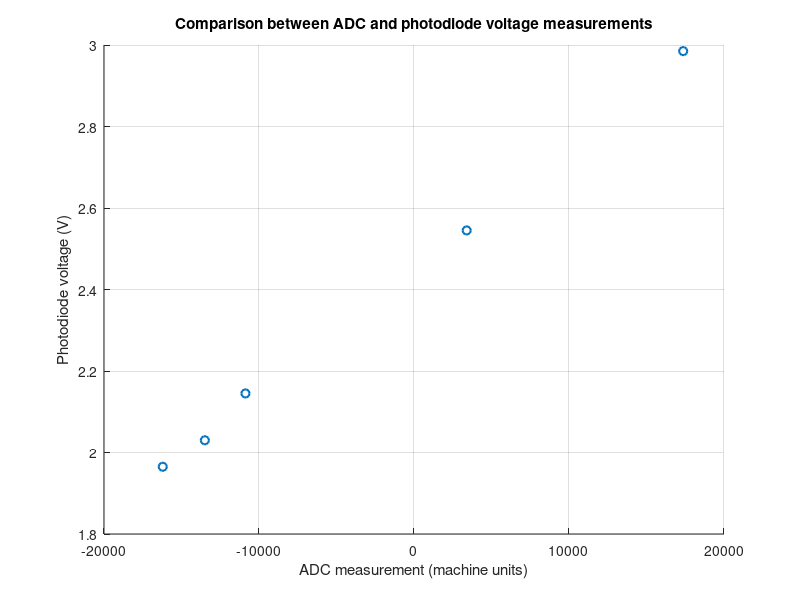

This figure's MATLAB source: (Note: this script raises an error after producing the figure.)
clear all
close all
clc
%% Plot the value of ADC vs Voltage to determine conversion factor
% Measurement 1 (Didn't work)
% DAC_word=[28000,    28500,  29000,    29500,  30000,  30500,  31000,  31500,  32000,  32500,  33000,  33500,  34000];
% new_volt=[1.8710,   1.9424, 2.0390,   2.1180, 2.1973, 2.2782, 2.3575, 2.4399, 2.5193, 2.5999, 2.6799, 2.7600  2.8411];
% ADC_word=[45003,    44994,  47861,    52944,   50396,  52935,  55518,  59288,  60662,  64669,  292,    2885,   5528];

% Measurement with 3ms second settling time (CPT on)(Didn't work)
% DAC_word=[28000,	28500,	29000,      29500,  30000,  30500,  31000,  31500,  32000,  32500,  33000,  33500,  34000];
% new_volt=[1.8160,   1.1157, 1.9598,     1.8918, 2.0181, 2.0347, 1.7696, 2.2841, 2.1909, 2.4611, 2.4316, 2.4903, 2.7530];
% ADC_word=[38864,    32768,  45278,      46480,  49434,  51393,  42243,  58283,  55373,  63875,  64132,  64141,  8073];

% Measurement with 6ms second delay between measurements (CPT on) (Best)
DAC_word=[28000,    28250,  28500,  28750,  29000,  29250,  29500,  29750,  30000,  30250,  30500,  30750,  31000,  31250,  31500,  31750,  32000,  32250,  32500,  32750,  33000,  33250,  33500,  33750,  34000];
new_volt=[1.8110,   1.7293, 1.7673, 1.8570, 1.9593, 1.9830, 1.8902, 1.9346, 2.0212, 2.1058, 2.0282, 1.6720, 1.7722,	2.781,  2.2831, 2.2826  2.1932, 2.2721, 2.4619, 2.5172, 2.4241, 2.4095, 2.4922, 2.6903, 2.7463];
ADC_word=[41145,    40960,  41867,  44691,  48084,  48945,  46053,  47303,  50013,  52853,  50668,  39004,  42160,  51556,  58479,  58636,  55525,  58094,  64210,  595,    63335,  62636,  65044,  6083,   8042];

% Correct ADC overflow
for i=1:size(ADC_word,2)
    if ADC_word(i)< 20000
        ADC_word(i)=65535+ADC_word(i);
    end
end

%% With new overflow correction
ADC_word=[-16210,-13494,-10875,3399 ,17367]
new_volt=[1.9650,2.0300,2.1450,2.545,2.985]
hold off

scatter(ADC_word,new_volt,'LineWidth',1.5)
grid on
ylabel('Photodiode voltage (V)') 
xlabel('ADC measurement (machine units)') 
title('Comparison between ADC and photodiode voltage measurements')

% Fit of curve Voltage vs ADC reading
hold on

[f2,gof] =fit(ADC_word',new_volt','poly1','Robust','Bisquare');
clc
vpa(coeffvalues(f2))
eq2=formula(f2)
plot(ADC_word,f2(ADC_word),'LineWidth',1.5)

legend('Measured points','Linear fit','Location','southeast')
ylabel('Photodiode voltage (V)') 
xlabel('ADC measurement (machine units)') 
grid on
saveas(gcf,'output/word_to_voltage','epsc')
%% Fit of curve ADC reading vs DAC word
clc

hold off
plot(DAC_word,ADC_word)
f3 = fit(DAC_word',ADC_word','smoothingspline');%,'Robust','Bisquare');
hold on
DAC_word_matlab = 26900:34500; % 1.0262 mA to 1.3161 mA
word_to_current(29000)
current_to_word(1.3)
y=fix(f3(DAC_word_matlab));

%Add overflow
% plot(DAC_word_matlab,y)
for i=1:size(y,1)
    if y(i)>2^16
        y(i)=y(i)-2^16;
    end
end
plot(DAC_word_matlab,y)
grid on

% Save array to text file
fileID = fopen('result.txt','w');
fprintf(fileID,"int f[]={");
for i=1:size(y,1)-1
    if mod(i,100)==0
        fprintf(fileID,"%d,\n",y(i));
    else
        fprintf(fileID,"%d,",y(i));
    end
end
fprintf(fileID,"%d};\n",y(end));
fclose(fileID);

return
%% Word to Hertz conversion
Quartz_DAC_word=[0,5000,10000,15000,20000,25000,30000,35000,40000,45000,50000,55000,60000,65000];
Offset=[4.596301875,4.596310000,4.596318125,4.596326250,4.596334375,4.596342500,4.596350625,4.596359375,4.596366875,4.596375625,4.596383125,4.596391250,4.596399375,4.596407500];

%Apply correct units
Offset=Offset*1e9;
%Remove offset
Offset=Offset-min(Offset);

hold off
scatter(Quartz_DAC_word,Offset,'LineWidth',1.5)
grid on
ylabel('Frequency offset (Hz)') 
xlabel('Quartz´s DAC setpoints (machine units)') 
title('Comparison between quartz´s DAC and frequency offset measurements',' ')

[f2,gof] =fit(Quartz_DAC_word',Offset','poly1','Robust','Bisquare');
clc
vpa(coeffvalues(f2))
eq2=formula(f2)
hold on
plot(Quartz_DAC_word,f2(Quartz_DAC_word),'LineWidth',1.5)

legend('Measured points','Linear fit','Location','southeast')
grid on
saveas(gcf,'output/word_to_frequency','epsc')
%% Functions
function result=word_to_current(value)
    result=(value/2^16)*2.5;
end
function result=current_to_word(value)
    result=fix((value/2.5)*2^16);
end
function scatter_datatip(x,y)
sc=scatter(x,y);
datatip(sc,x,y);
hold on
end